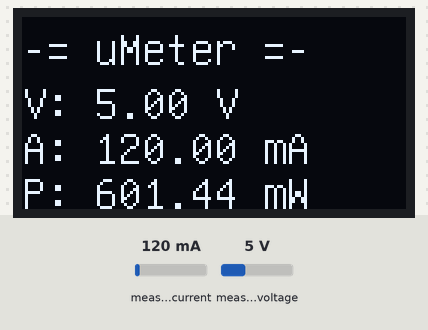
Recording of a sketch running on a simulated Arduino Uno, built with avr-gcc and run on an emulated ATmega328P. Parts: 128×64 one-colour display. Inputs (shaded band) come from the test bench; at power-on: measured current 120 mA, measured voltage 5 V.

Above: at 2.0 s.
2.1 s: measured current set to 40 mA
At 4.4 s:
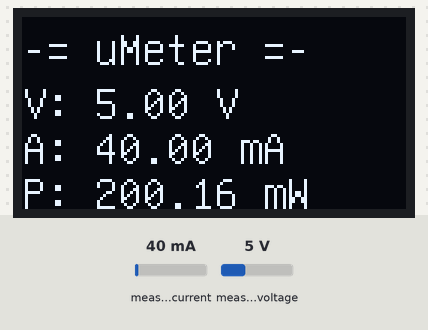
4.7 s: measured voltage set to 0.3 V
At 6.3 s:
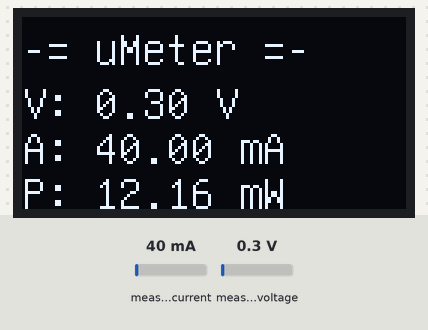
6.8 s: measured current set to 500 mA
At 9.9 s:
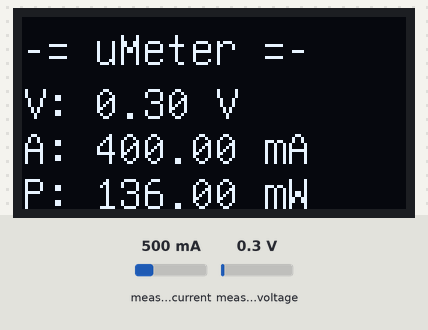
10.4 s: measured voltage set to 3.8 V
At 12.2 s:
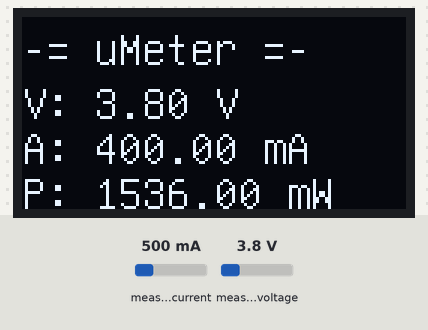
Timing chart, 0 to 13.5 s (numbered marks = the images above; inputs shaded):
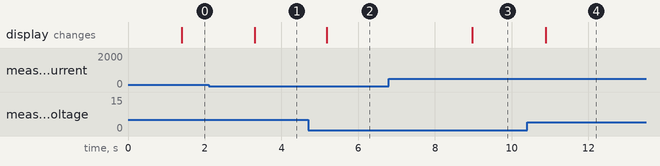

The sketch:

main.ino
```cpp
#include "U8glib.h"
#include "Wire.h"
#include <Adafruit_INA219.h>

Adafruit_INA219 ina219;
U8GLIB_SSD1306_128X64 u8g(U8G_I2C_OPT_DEV_0|U8G_I2C_OPT_NO_ACK|U8G_I2C_OPT_FAST);	// Fast I2C / TWI

float voltage;
float current;
float power;

void draw(void) {
  u8g.setFont(u8g_font_unifont);
  u8g.drawStr( 0, 16, "-= uMeter =-");
  u8g.setPrintPos(0, 34); u8g.print("V: ");u8g.print(voltage);u8g.print(" V");
  u8g.setPrintPos(0, 49); u8g.print("A: ");u8g.print(current);u8g.print(" mA");
  u8g.setPrintPos(0, 64); u8g.print("P: ");u8g.print(power);u8g.print(" mW");
}


void setup()   {
  ina219.begin();
  ina219.setCalibration_16V_400mA();
}


float measure() {
  float shuntV = ina219.getShuntVoltage_mV();
  voltage = ina219.getBusVoltage_V();
  current = ina219.getCurrent_mA();
  float loadV = voltage + (shuntV / 1000);
  if (current < 0) {
    current = 0.0;
  }
  power = current * loadV;
}


void loop() {
  delay(1000);
  measure();
  // picture loop
  u8g.firstPage();
  do{
    draw();
  }while(u8g.nextPage());
  // rebuild the picture after some delay
  delay(500);
}
```

Measured:
- after the input at 2.1 s, the display: changes after 1.2 s (image 1)
- after the input at 4.7 s, the display: changes after 0.48 s (image 2)
- after the input at 6.8 s, the display: changes after 2.2 s (image 3)
- after the input at 10.4 s, the display: changes after 0.49 s (image 4)
